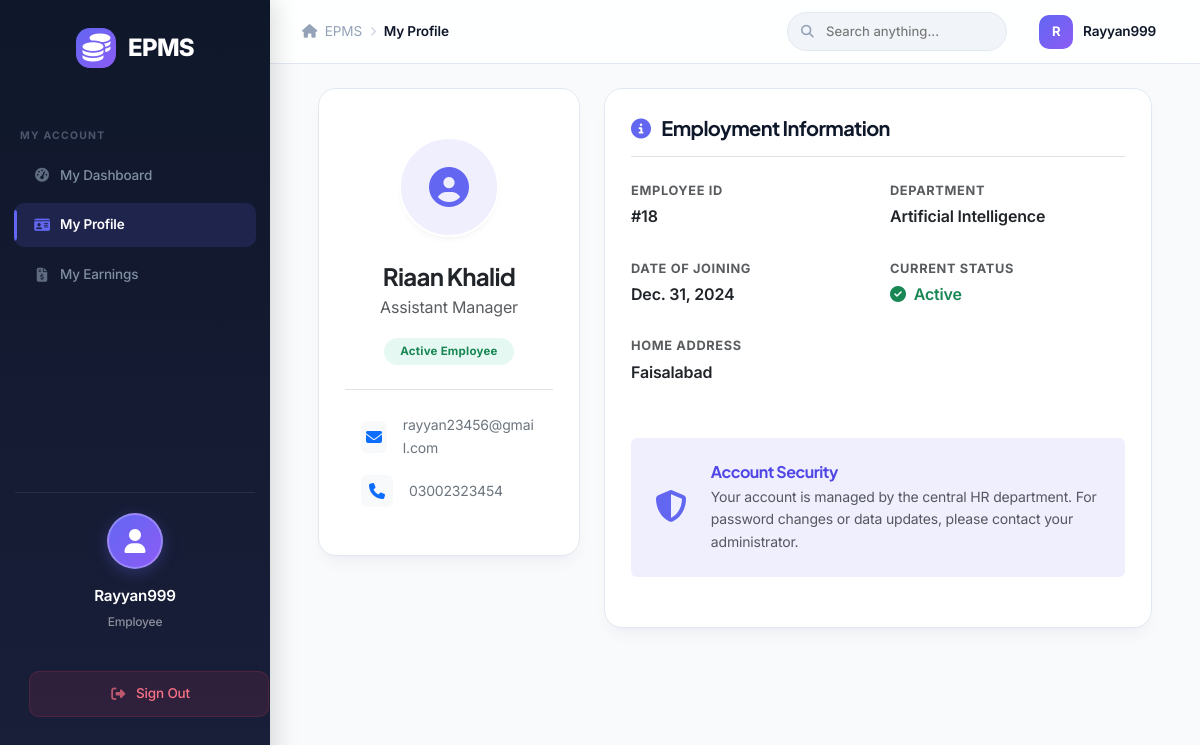
Page /my-profile/ (signed in) on the committed database.
### core/models.py (models this page shows, shortened)
class User(AbstractUser):
    user_id = models.AutoField(primary_key=True)

class Employee(models.Model):
    STATUS_CHOICES = (
        ('Active', 'Active'),
        ('Inactive', 'Inactive'),
    )
    employee_id = models.AutoField(primary_key=True)
    first_name = models.CharField(max_length=100)
    last_name = models.CharField(max_length=100)
    email = models.EmailField(unique=True)
    phone = models.CharField(max_length=15)
    address = models.TextField()
    date_of_joining = models.DateField()
    department = models.ForeignKey(Department, on_delete=models.CASCADE)
    designation = models.ForeignKey(Designation, on_delete=models.CASCADE)
    user = models.OneToOneField(User, on_delete=models.CASCADE)
    status = models.CharField(max_length=10, choices=STATUS_CHOICES, default='Active')

class Designation(models.Model):
    designation_id = models.AutoField(primary_key=True)
    title = models.CharField(max_length=100)
    basic_salary = models.DecimalField(max_digits=10, decimal_places=2)
    created_date = models.DateField(default=timezone.now)

class Department(models.Model):
    department_id = models.AutoField(primary_key=True)
    name = models.CharField(max_length=100)
    description = models.TextField(blank=True, null=True)

### core/views.py (the view)
# urls.py: path('my-profile/', views.employee_profile, name='employee_profile'),
@login_required
def employee_profile(request):
    try:
        employee = Employee.objects.get(user=request.user)
    except Employee.DoesNotExist:
        return redirect('employee_dashboard')
    return render(request, 'core/employee_profile.html', {'employee': employee})

### templates/core/employee_profile.html (shortened to what this page needs)
{% extends 'core/base.html' %}
{% block breadcrumb %}My Profile{% endblock %}
{% block content %}
<div class="row g-4 animate-slide-up">
    <div class="col-md-4">
        <div class="card-box text-center py-5 premium-shadow-lg">
            <div class="user-avatar-lg mx-auto mb-4 bg-accent-light text-accent d-flex align-items-center justify-content-center" style="width: 100px; height: 100px; border-radius: 50%; font-size: 2.5rem;">
                <i class="fas fa-user-circle"></i>
            </div>
            <h4 class="fw-bold mb-1 text-dark">{{ employee.first_name }} {{ employee.last_name }}</h4>
            <p class="text-muted mb-3">{{ employee.designation.title }}</p>
            <span class="badge bg-success-light text-success px-3 py-2 rounded-pill fw-bold">Active Employee</span>
            <div class="mt-4 pt-4 border-top text-start px-3">
                <div class="d-flex align-items-center mb-3">
                    <div class="icon-sm bg-light rounded me-3 text-primary text-center" style="width: 32px; height: 32px; line-height: 32px;">
                        <i class="fas fa-envelope"></i>
                    </div>
                    <span class="text-secondary small" style="word-break: break-all;">{{ employee.email }}</span>
                </div>
                <div class="d-flex align-items-center">
                    <div class="icon-sm bg-light rounded me-3 text-primary text-center" style="width: 32px; height: 32px; line-height: 32px;">
                        <i class="fas fa-phone"></i>
                    </div>
                    <span class="text-secondary small">{{ employee.phone }}</span>
                </div>
            </div>
        </div>
    </div>
    <div class="col-md-8">
        <div class="card-box premium-shadow-lg h-100">
            <h5 class="fw-bold mb-4 border-bottom pb-3"><i class="fas fa-info-circle text-accent me-2"></i> Employment Information</h5>
            <div class="row g-4">
                <div class="col-md-6">
                    <label class="form-label d-block text-muted small text-uppercase fw-bold letter-spacing-1">Employee ID</label>
                    <p class="h6 fw-semibold text-dark">#{{ employee.employee_id }}</p>
                </div>
                <div class="col-md-6">
                    <label class="form-label d-block text-muted small text-uppercase fw-bold letter-spacing-1">Department</label>
                    <p class="h6 fw-semibold text-dark">{{ employee.department.name }}</p>
                </div>
                <div class="col-md-6">
                    <label class="form-label d-block text-muted small text-uppercase fw-bold letter-spacing-1">Date of Joining</label>
                    <p class="h6 fw-semibold text-dark">{{ employee.date_of_joining }}</p>
                </div>
                <div class="col-md-6">
                    <label class="form-label d-block text-muted small text-uppercase fw-bold letter-spacing-1">Current Status</label>
                    <p class="h6 fw-semibold text-success"><i class="fas fa-check-circle me-1"></i> {{ employee.status }}</p>
                </div>
                <div class="col-md-12">
                    <label class="form-label d-block text-muted small text-uppercase fw-bold letter-spacing-1">Home Address</label>
                    <p class="h6 fw-semibold text-dark">{{ employee.address|default:"No address provided" }}</p>
                </div>
            </div>
            <div class="mt-5 p-4 rounded bg-accent-light border-accent-soft d-flex align-items-center animate-pulse-subtle">
                <div class="me-4 text-accent">
                    <i class="fas fa-shield-alt fa-2x"></i>
                </div>
                <div>
                    <h6 class="fw-bold mb-1 text-accent-dark">Account Security</h6>
                    <p class="mb-0 text-muted small">Your account is managed by the central HR department. For password changes or data updates, please contact your administrator.</p>
                </div>
            </div>
        </div>
    </div>
</div>
{% endblock %}

### templates/core/base.html (shortened to what this page needs)
{% load static %}
<!DOCTYPE html>
<html lang="en">
<head>
    <link href="https://cdn.jsdelivr.net/npm/bootstrap@5.3.0/dist/css/bootstrap.min.css" rel="stylesheet">
    <link href="https://cdnjs.cloudflare.com/ajax/libs/font-awesome/6.4.0/css/all.min.css" rel="stylesheet">
    <link rel="stylesheet" href="{% static 'css/style.css' %}?v=8">
</head>
<body>
    {% if user.is_authenticated %}
    <div class="sidebar">
        <div class="brand">
            <div class="brand-icon"><i class="fas fa-coins"></i></div>
            <span>EPMS</span>
        </div>
        {% if user.is_staff %}
        <div class="sidebar-section-label">Main</div>
        <a href="{% url 'dashboard' %}"
            class="{% if request.resolver_match.url_name == 'dashboard' %}active{% endif %}">
            <i class="fas fa-th-large me-2"></i> Dashboard
        </a>
        <div class="sidebar-section-label">People</div>
        <a href="{% url 'employee_list' %}"
            class="{% if request.resolver_match.url_name == 'employee_list' or request.resolver_match.url_name == 'employee_add' or request.resolver_match.url_name == 'employee_edit' or request.resolver_match.url_name == 'employee_delete' %}active{% endif %}">
            <i class="fas fa-users me-2"></i> Employees
        </a>
        <a href="{% url 'department_list' %}"
            class="{% if 'department' in request.resolver_match.url_name %}active{% endif %}">
            <i class="fas fa-building me-2"></i> Departments
        </a>
        <a href="{% url 'designation_list' %}"
            class="{% if request.resolver_match.url_name == 'designation_list' %}active{% endif %}">
            <i class="fas fa-id-badge me-2"></i> Designations
        </a>
        <div class="sidebar-section-label">Operations</div>
        <a href="{% url 'attendance_list' %}"
            class="{% if request.resolver_match.url_name == 'attendance_list' %}active{% endif %}">
            <i class="fas fa-calendar-check me-2"></i> Attendance
        </a>
        <a href="{% url 'allowance_list' %}"
            class="{% if request.resolver_match.url_name == 'allowance_list' %}active{% endif %}">
            <i class="fas fa-gift me-2"></i> Allowances
        </a>
        <a href="{% url 'deduction_list' %}"
            class="{% if request.resolver_match.url_name == 'deduction_list' %}active{% endif %}">
            <i class="fas fa-receipt me-2"></i> Deductions
        </a>
        <div class="sidebar-section-label">Finance</div>
        <a href="{% url 'loan_list' %}"
            class="{% if 'loan_list' == request.resolver_match.url_name %}active{% endif %}">
            <i class="fas fa-hand-holding-usd me-2"></i> Loans
        </a>
        <a href="{% url 'loan_payment_list' %}"
            class="{% if request.resolver_match.url_name == 'loan_payment_list' %}active{% endif %}">
            <i class="fas fa-money-bill-wave me-2"></i> Payments
        </a>
        <a href="{% url 'salary_list' %}"
            class="{% if request.resolver_match.url_name == 'salary_list' %}active{% endif %}">
            <i class="fas fa-wallet me-2"></i> Salary Details
        </a>
        <a href="{% url 'payroll_list' %}"
            class="{% if request.resolver_match.url_name == 'payroll_list' or request.resolver_match.url_name == 'payroll_generate' or request.resolver_match.url_name == 'payroll_edit' %}active{% endif %}">
            <i class="fas fa-file-invoice-dollar me-2"></i> Payroll
        </a>
        {% else %}
        <div class="sidebar-section-label">My Account</div>
        <a href="{% url 'employee_dashboard' %}"
            class="{% if request.resolver_match.url_name == 'employee_dashboard' %}active{% endif %}">
            <i class="fas fa-tachometer-alt me-2"></i> My Dashboard
        </a>
        <a href="{% url 'employee_profile' %}"
            class="{% if request.resolver_match.url_name == 'employee_profile' %}active{% endif %}">
            <i class="fas fa-id-card me-2"></i> My Profile
        </a>
        <a href="{% url 'employee_salary' %}"
            class="{% if request.resolver_match.url_name == 'employee_salary' %}active{% endif %}">
            <i class="fas fa-file-invoice-dollar me-2"></i> My Earnings
        </a>
        {% endif %}
        <div class="sidebar-footer">
            <div class="user-profile-card">
                <div class="user-avatar">
                    <i class="fas fa-user"></i>
                </div>
                <div class="user-info">
                    <span class="user-name">{{ user.username|title }}</span>
                    <span class="user-role">{% if user.is_staff %}Administrator{% else %}Employee{% endif %}</span>
                </div>
            </div>
            <a href="{% url 'logout' %}" class="btn-sidebar-logout">
                <i class="fas fa-sign-out-alt me-2"></i> Sign Out
            </a>
        </div>
    </div>
    <div class="top-navbar">
        <div class="topbar-left">
            <div class="breadcrumb-nav">
                <span class="breadcrumb-item"><i class="fas fa-home me-1"></i> EPMS</span>
                <i class="fas fa-chevron-right breadcrumb-sep"></i>
                <span class="breadcrumb-item active">{% block breadcrumb %}Dashboard{% endblock %}</span>
            </div>
        </div>
        <div class="topbar-right">
            <div class="topbar-search">
                <input type="text" placeholder="Search anything..." id="globalSearch">
            </div>
            <div class="topbar-user">
                <div class="topbar-user-avatar">{{ user.username|first|upper }}</div>
                <span class="topbar-user-name">{{ user.username|title }}</span>
            </div>
        </div>
    </div>
    <div class="main-content">
        <div class="container-fluid page-content">
            {% block content %}{% endblock %}
        </div>
    </div>
    {% else %}
    <div class="login-page">
        {% block login_content %}{% endblock %}
    </div>
    {% endif %}
</body>
</html>

### rows in the picture
User: username "Rayyan999", username|first "R"
Employee: first_name "Riaan", last_name "Khalid", designation "Assistant Manager", email "rayyan23456@gmail.com", phone "03002323454", employee_id "18", department.name "Artificial Intelligence", date_of_joining "Dec. 31, 2024", status "Active", address "Faisalabad"
